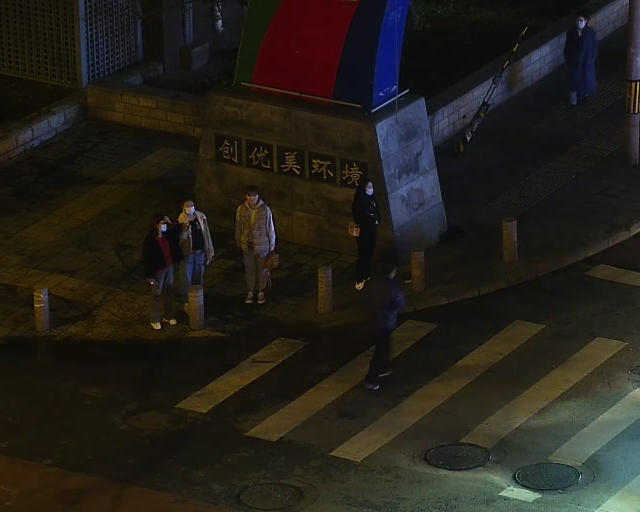
#> input picture data/Test/images/visible/train/010001.jpg, 1280 x 1024 px, found by its file name (shown at 1/2 size)
$ python 12_compute_mapping_matrix.py   (older library calls are emulated)
#> lines starting #> are read from the running program, lines starting #| are printed output that depends on the picture
import cv2
import numpy as np
import os

class ImageMatcher:
    def __init__(self, vis_path, therm_path, save_path='runs/mapping_matrix'):
        """
        初始化图像匹配器

        Args:
            vis_path (str): 可见光图像路径
            therm_path (str): 红外图像路径
            save_path (str): 结果保存路径
        """
        # 确保保存路径存在
        os.makedirs(save_path, exist_ok=True)
        self.save_path = save_path

        self.img_vis = cv2.imread(vis_path)
        self.img_therm = cv2.imread(therm_path)

        # 确保图像尺寸相同
        if self.img_vis.shape != self.img_therm.shape:
            self.img_therm = cv2.resize(self.img_therm,
                                      (self.img_vis.shape[1], self.img_vis.shape[0]))

        # 转换为灰度图
        self.img_vis_gray = cv2.cvtColor(self.img_vis, cv2.COLOR_BGR2GRAY)
        self.img_therm_gray = cv2.cvtColor(self.img_therm, cv2.COLOR_BGR2GRAY)

        # 添加预处理步骤
        self.preprocess_images()

        # 存储计算结果
        self.flow = None
        self.homography = None
        self.refined_flow = None

    def preprocess_images(self):
        """图像预处理，增强特征"""
        # 对可见光图像进行直方图均衡化
        self.img_vis_gray = cv2.equalizeHist(self.img_vis_gray)

        # 对红外图像进行对比度增强
        alpha = 1.5  # 对比度增强系数
        beta = 10    # 亮度增强系数
        self.img_therm_gray = cv2.convertScaleAbs(self.img_therm_gray, alpha=alpha, beta=beta)

        # 应用高斯滤波减少噪声
        self.img_vis_gray = cv2.GaussianBlur(self.img_vis_gray, (3, 3), 0)
        self.img_therm_gray = cv2.GaussianBlur(self.img_therm_gray, (3, 3), 0)

    def compute_homography(self):
        """计算单应性矩阵"""
        # 使用SIFT特征检测和匹配
        sift = cv2.SIFT_create()
        kp1, des1 = sift.detectAndCompute(self.img_vis_gray, None)
        kp2, des2 = sift.detectAndCompute(self.img_therm_gray, None)

        # FLANN匹配器
        FLANN_INDEX_KDTREE = 1
        index_params = dict(algorithm=FLANN_INDEX_KDTREE, trees=5)
        search_params = dict(checks=50)
        flann = cv2.FlannBasedMatcher(index_params, search_params)
        matches = flann.knnMatch(des1, des2, k=2)

        # 应用比率测试
        good_matches = []
        for m, n in matches:
            if m.distance < 0.7 * n.distance:
                good_matches.append(m)

        if len(good_matches) > 10:
            src_pts = np.float32([kp1[m.queryIdx].pt for m in good_matches]).reshape(-1, 1, 2)
            dst_pts = np.float32([kp2[m.trainIdx].pt for m in good_matches]).reshape(-1, 1, 2)
            self.homography, mask = cv2.findHomography(src_pts, dst_pts, cv2.RANSAC, 5.0)
            return self.homography
        return None

    def compute_optical_flow(self):
        """计算光流，调整参数以提高精度"""
        self.flow = cv2.calcOpticalFlowFarneback(
            self.img_vis_gray,
            self.img_therm_gray,
            None,
            pyr_scale=0.5,    # 保持0.5
            levels=6,         # 增加金字塔层数
            winsize=21,       # 增加窗口大小
            iterations=5,     # 增加迭代次数
            poly_n=7,         # 增加多项式展开
            poly_sigma=1.5,   # 调整高斯标准差
            flags=cv2.OPTFLOW_FARNEBACK_GAUSSIAN  # 使用高斯加权
        )
        return self.flow

    def refine_local_matching(self, window_size=31):
        """局部优化匹配"""
        if self.flow is None:
            self.compute_optical_flow()

        h, w = self.flow.shape[:2]
        self.refined_flow = self.flow.copy()
        half_window = window_size // 2

        for y in range(half_window, h - half_window, window_size):
            for x in range(half_window, w - half_window, window_size):
                template = self.img_vis_gray[y-half_window:y+half_window+1,
                                          x-half_window:x+half_window+1]

                search_y = int(y + self.flow[y, x, 1])
                search_x = int(x + self.flow[y, x, 0])

                if (search_y >= half_window and search_y < h - half_window and
                    search_x >= half_window and search_x < w - half_window):

                    search_region = self.img_therm_gray[search_y-half_window:search_y+half_window+1,
                                                      search_x-half_window:search_x+half_window+1]

                    result = cv2.matchTemplate(search_region, template, cv2.TM_CCOEFF_NORMED)
                    _, _, _, max_loc = cv2.minMaxLoc(result)

                    self.refined_flow[y, x] = [max_loc[0] - half_window, max_loc[1] - half_window]

        return self.refined_flow

    def post_process_warped(self, warped):
        """对变换后的图像进行后处理"""
        # 创建mask去除边缘伪影
        mask = np.ones_like(warped, dtype=np.uint8) * 255
        kernel = np.ones((5,5), np.uint8)
        mask = cv2.erode(mask, kernel, iterations=2)

        # 应用mask
        warped = cv2.bitwise_and(warped, mask)

        return warped

    def warp_image(self, method='flow'):
        """根据指定方法变换图像"""
        if method == 'flow':
            if self.flow is None:
                self.compute_optical_flow()

            h, w = self.flow.shape[:2]
            map_x = np.float32(np.indices((w, h))[0].T)
            map_y = np.float32(np.indices((w, h))[1].T)

            map_x = map_x + self.flow[..., 0]
            map_y = map_y + self.flow[..., 1]

            warped = cv2.remap(self.img_therm, map_x, map_y,
                             cv2.INTER_LINEAR,
                             borderMode=cv2.BORDER_REPLICATE)

        elif method == 'homography':
            if self.homography is None:
                self.compute_homography()

            warped = cv2.warpPerspective(
                self.img_therm,
                self.homography,
                (self.img_vis.shape[1], self.img_vis.shape[0]),
                flags=cv2.INTER_LINEAR + cv2.WARP_FILL_OUTLIERS
            )

        # 应用后处理
        warped = self.post_process_warped(warped)
        return warped

    def weighted_fusion(self, vis, therm):
        """加权融合两张图像"""
        # 计算每个图像的权重
        vis_weight = cv2.Laplacian(cv2.cvtColor(vis, cv2.COLOR_BGR2GRAY), cv2.CV_64F)
        therm_weight = cv2.Laplacian(cv2.cvtColor(therm, cv2.COLOR_BGR2GRAY), cv2.CV_64F)

        # 归一化权重
        vis_weight = np.abs(vis_weight)
        therm_weight = np.abs(therm_weight)
        sum_weight = vis_weight + therm_weight
        vis_weight = vis_weight / (sum_weight + 1e-6)
        therm_weight = therm_weight / (sum_weight + 1e-6)

        # 扩展维度以适应彩色图像
        vis_weight = np.expand_dims(vis_weight, axis=2)
        therm_weight = np.expand_dims(therm_weight, axis=2)

        # 加权融合
        fused = vis * vis_weight + therm * therm_weight
        return fused.astype(np.uint8)

    def visualize_results(self):
        """可视化结果，重点展示最终的融合效果"""
        # 计算不同方法的结果
        flow_warped = self.warp_image('flow')
        homo_warped = self.warp_image('homography')

        # 使用加权融合
        flow_fused = self.weighted_fusion(self.img_vis, flow_warped)
        homo_fused = self.weighted_fusion(self.img_vis, homo_warped)

        # 创建对比图
        h, w = self.img_vis.shape[:2]
        comparison = np.zeros((h*2, w*2, 3), dtype=np.uint8)

        # 左上：原始可见光图像
        comparison[:h, :w] = self.img_vis
        # 右上：原始红外图像
        comparison[:h, w:] = self.img_therm
        # 左下：光流法结果
        comparison[h:, :w] = flow_warped
        # 右下：最终融合结果
        comparison[h:, w:] = flow_fused

        # 添加标签
        font = cv2.FONT_HERSHEY_SIMPLEX
        cv2.putText(comparison, 'Visible', (10, 30), font, 1, (255, 255, 255), 2)
        cv2.putText(comparison, 'Thermal', (w+10, 30), font, 1, (255, 255, 255), 2)
        cv2.putText(comparison, 'Warped', (10, h+30), font, 1, (255, 255, 255), 2)
        cv2.putText(comparison, 'Final Fusion', (w+10, h+30), font, 1, (255, 255, 255), 2)

        # 显示对比图
        cv2.namedWindow('Results Comparison', cv2.WINDOW_KEEPRATIO)
        cv2.resizeWindow('Results Comparison', 1920, 1080)
        cv2.imshow('Results Comparison', comparison)

        # 单独显示最终融合结果
        cv2.namedWindow('Final Result', cv2.WINDOW_KEEPRATIO)
        cv2.resizeWindow('Final Result', 960, 1080)
        cv2.imshow('Final Result', flow_fused)

        # 保存结果到指定路径
        comparison_path = os.path.join(self.save_path, 'comparison.jpg')
        fusion_path = os.path.join(self.save_path, 'final_fusion.jpg')
        warped_path = os.path.join(self.save_path, 'warped_thermal.jpg')
        flow_path = os.path.join(self.save_path, 'optical_flow.npy')
        homo_path = os.path.join(self.save_path, 'homography_matrix.npy')

        cv2.imwrite(comparison_path, comparison)
        cv2.imwrite(fusion_path, flow_fused)
        cv2.imwrite(warped_path, flow_warped)

        if self.flow is not None:
            np.save(flow_path, self.flow)
        if self.homography is not None:
            np.save(homo_path, self.homography)

        print(f"\n所有结果已保存到目录: {self.save_path}")
        print(f"- comparison.jpg: 对比图")
        print(f"- final_fusion.jpg: 最终融合结果")
        print(f"- warped_thermal.jpg: 变换后的红外图像")
        print(f"- optical_flow.npy: 光流场数据")
        if self.homography is not None:
            print(f"- homography_matrix.npy: 单应性矩阵")

        cv2.waitKey(0)
        cv2.destroyAllWindows()

def main():
    # 图像路径
    vis_path = '/ultralytics/data/LLVIP/images/visible/train/010001.jpg'
    therm_path = '/ultralytics/data/LLVIP/images/infrared/train/010001.jpg'
    save_path = 'runs/mapping_matrix'

    # 创建匹配器实例
    matcher = ImageMatcher(vis_path, therm_path, save_path)
#> in __init__, self.img_vis is the input picture: shape (1024, 1280, 3); mean B, G, R 25.9, 32.5, 35.6
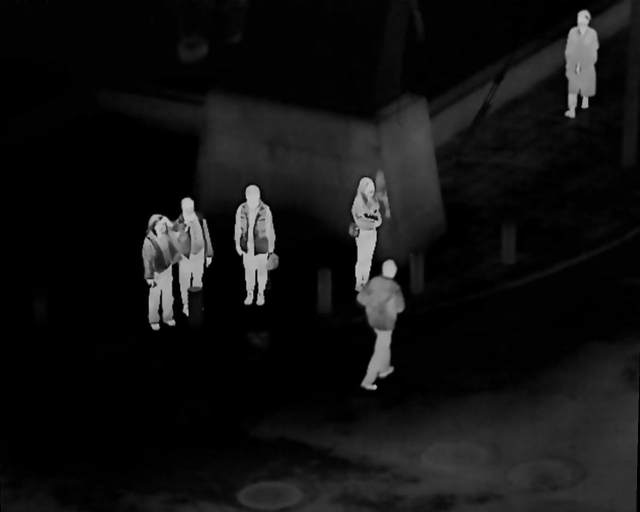
#> input picture data/Test/images/infrared/train/010001.jpg, 1280 x 1024 px, found by its file name (shown at 1/2 size)
#> in __init__, self.img_therm is the input picture: shape (1024, 1280, 3); min 0, max 206, mean 17.7
#> in preprocess_images, `self.img_therm_gray = cv2.convertScaleAbs(self.img_therm_gray, alpha=a..`:
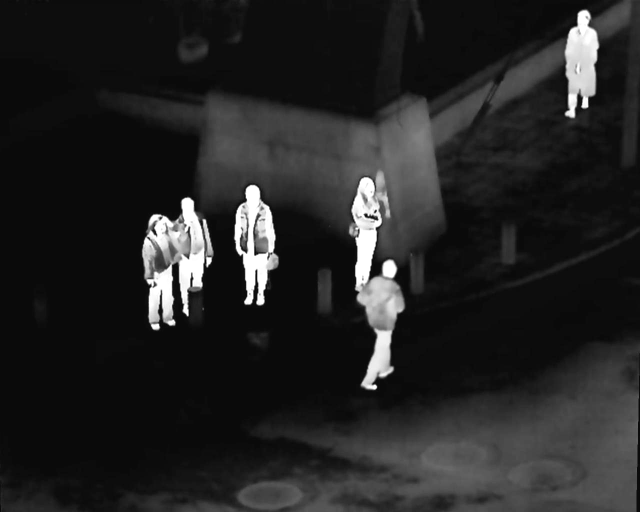
#> self.img_therm_gray: shape (1024, 1280) (shown at 1/2 size); min 10, max 255, mean 36.4

    # 计算光流并检查结果
    flow = matcher.compute_optical_flow()
    if flow is None:
        print("光流计算失败")
        return

    # 计算单应性矩阵并检查结果
    H = matcher.compute_homography()
#> in compute_homography, `kp1, des1 = sift.detectAndCompute(self.img_vis_gray, None)`: kp1 = 10580 keypoints; strongest (x, y, size): (928, 234, 3.7), (753, 445, 3.9), (738, 380, 11.5), (323, 455, 12.7)
#> in compute_homography, `kp2, des2 = sift.detectAndCompute(self.img_therm_gray, None)`: kp2 = 542 keypoints; strongest (x, y, size): (779, 536, 19.1), (521, 602, 10.8), (375, 409, 17.7), (497, 602, 10.3)
#> in compute_homography, `matches = flann.knnMatch(des1, des2, k=2)`: matches = 10580 matches
#> after the loop in compute_homography, `for m, n in matches:`: good_matches = 46 matches
#> in compute_homography, `src_pts = np.float32([kp1[m.queryIdx].pt for m in good_matches]).resha..`: src_pts = 46 rows, first 8: [15.87, 632.1], [52.32, 576.8], [59.96, 102.2], [190.1, 355.8], [215.9, 411.3], [225.6, 510.6], [236.9, 262.9], [245.7, 134.3]
#> in compute_homography, `dst_pts = np.float32([kp2[m.trainIdx].pt for m in good_matches]).resha..`: dst_pts = 46 rows, first 8: [706.4, 441.9], [963.2, 998.4], [521.1, 425.9], [418.3, 521.5], [369.6, 436.4], [1157.6, 63.76], [510.9, 464.6], [419.3, 531.2]
#> in compute_homography, `self.homography, mask = cv2.findHomography(src_pts, dst_pts, cv2.RANSA..`: self.homography = [[-0.16, -0.272, 320.9], [-0.303, -0.521, 611.1], [-0.000495, -0.000852, 1]]; mask = 46 values, max 1 at index 11, min 0 at index 0, mean 0.13
#> H has the same summary as self.homography in compute_homography
    if H is None:
        print("单应性矩阵计算失败")

    # 进行局部优化
    matcher.refine_local_matching()

    # 显示结果
    matcher.visualize_results()
#> in warp_image, `map_x = map_x + self.flow[..., 0]`:
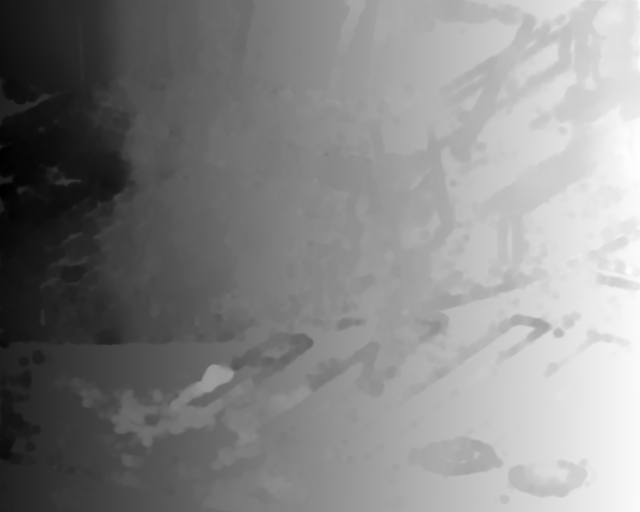
#> map_x: shape (1024, 1280) float32 (shown at 1/2 size); min -181, max 1304.1, mean 607.3; drawn with min black and max white
#> in warp_image, `map_y = map_y + self.flow[..., 1]`:
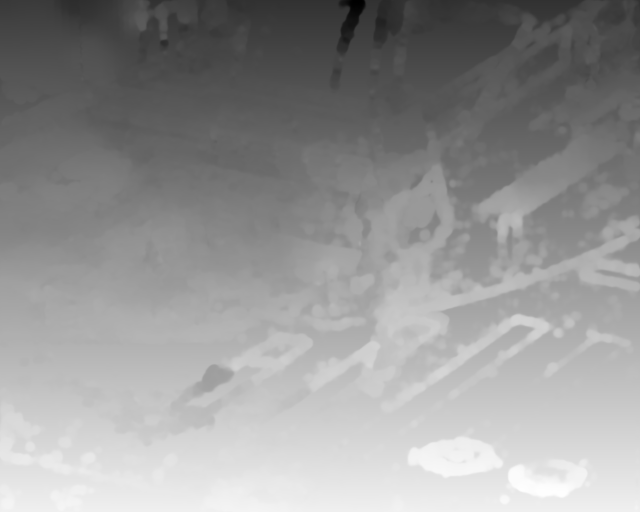
#> map_y: shape (1024, 1280) float32 (shown at 1/2 size); min -267.8, max 1103.7, mean 536.3; drawn with min black and max white
#> in weighted_fusion (call 2), `vis_weight = vis_weight / (sum_weight + 1e-6)`:
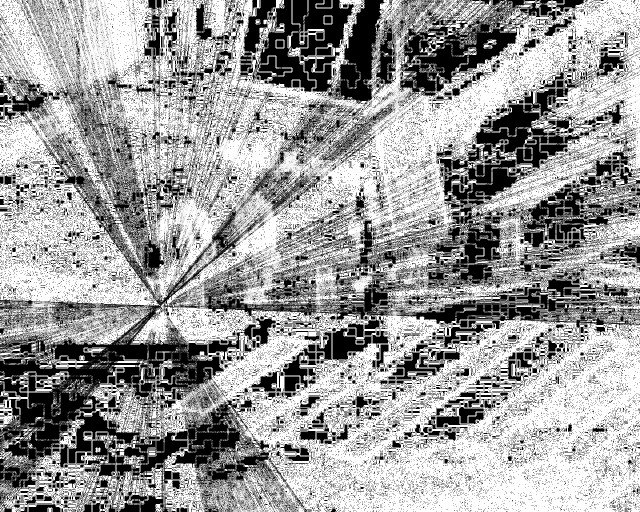
#> vis_weight: shape (1024, 1280) float64 (shown at 1/2 size); min 0, max 1, mean 0.613
#> in weighted_fusion (call 2), `therm_weight = therm_weight / (sum_weight + 1e-6)`:
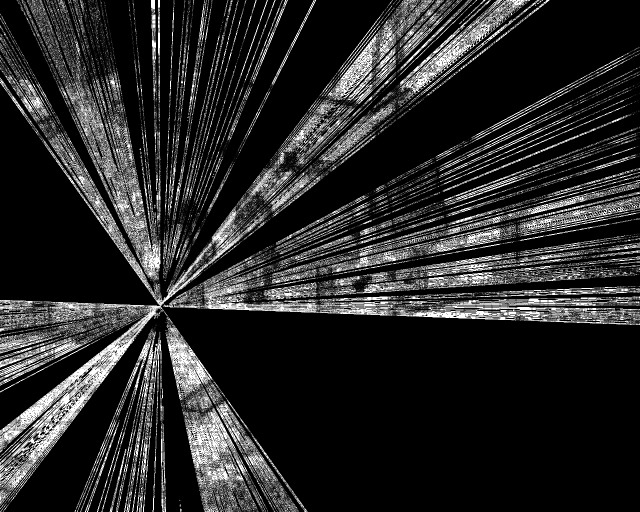
#> therm_weight: shape (1024, 1280) float64 (shown at 1/2 size); min 0, max 1, mean 0.16
#> in visualize_results, `comparison[h:, w:] = flow_fused`:
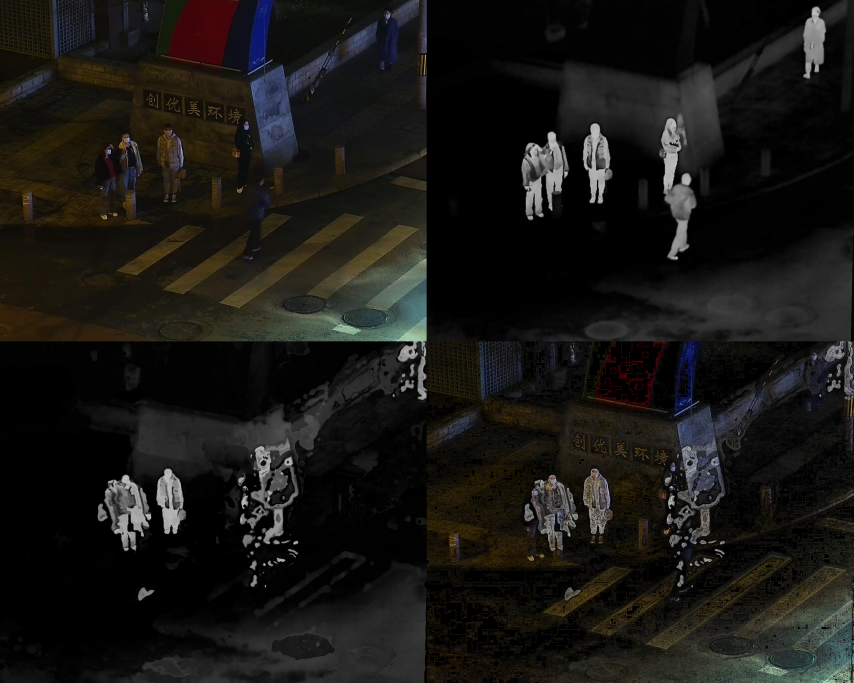
#> comparison: shape (2048, 2560, 3) (shown at 1/3 size); mean B, G, R 20.5, 23.2, 24.3

if __name__ == "__main__":
    main()
